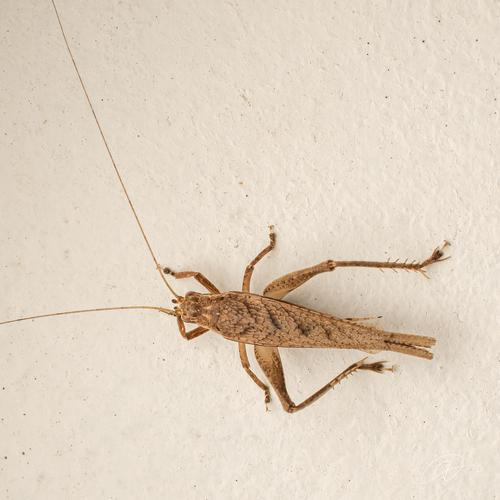
#> input picture cricket_dataset/cricket_1.jpg, 500 x 500 px
$ python 'cricket_training 2.py'
#> lines starting #> are read from the running program, lines starting #| are printed output that depends on the picture; pictures that were not available may be replaced by others from this repository, and a replacement may not be noted
import cv2
import numpy as np
import os
from sklearn.model_selection import train_test_split

def train_cricket_detector(dataset_path='cricket_dataset'):
    # Load and prepare training data
#> called with dataset_path = 'cricket_dataset'
    X = []  # images
    y = []  # labels

    # Load cricket images (positive samples)
    for img_name in os.listdir(dataset_path):
        if img_name.endswith('.jpg'):
            img_path = os.path.join(dataset_path, img_name)
            img = cv2.imread(img_path)
#> img is the input picture: shape (500, 500, 3); mean B, G, R 194.4, 211, 224.9
            if img is not None:
                # Resize to consistent size
                img = cv2.resize(img, (64, 64))
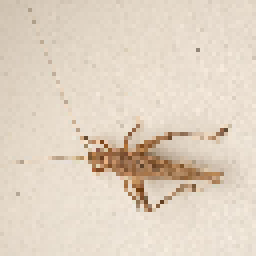
#> img: shape (64, 64, 3) (shown 4 times larger); mean B, G, R 194.4, 211, 224.9
                X.append(img)
                y.append(1)  # 1 for cricket
#> pass 2 of the loop in train_cricket_detector, `for img_name in os.listdir(dataset_path):`:
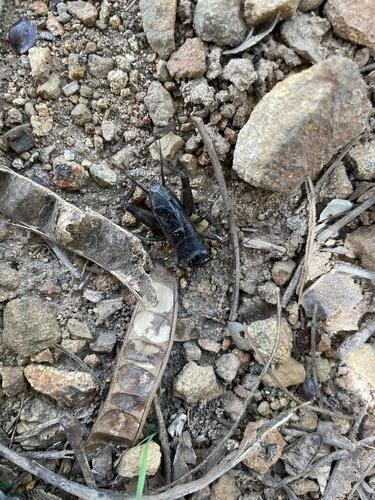
#> input picture cricket_dataset/cricket_10.jpg, 375 x 500 px
#> in train_cricket_detector, img is the input picture: shape (500, 375, 3); mean B, G, R 119.3, 125.7, 129.3
#> in train_cricket_detector, `img = cv2.resize(img, (64, 64))`:
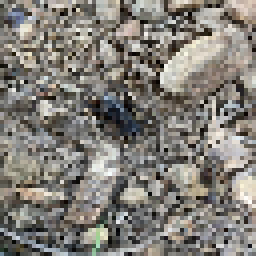
#> img: shape (64, 64, 3) (shown 4 times larger); mean B, G, R 119.5, 125.9, 129.5
#> pass 3 of the loop in train_cricket_detector, `for img_name in os.listdir(dataset_path):`:
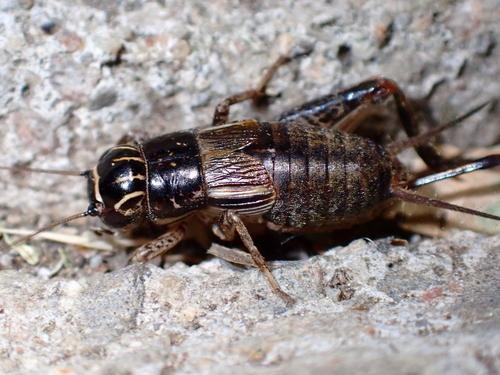
#> input picture cricket_dataset/cricket_11.jpg, 500 x 375 px
#> in train_cricket_detector, img is the input picture: shape (375, 500, 3); mean B, G, R 142, 143.8, 151.6
#> in train_cricket_detector, `img = cv2.resize(img, (64, 64))`:
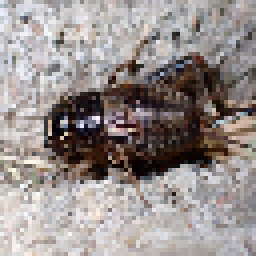
#> img: shape (64, 64, 3) (shown 4 times larger); mean B, G, R 141.7, 143.5, 151.3
#> the loop made 4 passes; the first 3 are shown

    # Convert to numpy arrays
    X = np.array(X)
    y = np.array(y)

    # Split into training and testing sets
    X_train, X_test, y_train, y_test = train_test_split(X, y, test_size=0.2)

    # Train a simple classifier (HOG + SVM)
    hog = cv2.HOGDescriptor()
    return hog

def process_video(video_path, detector):
#> called with video_path = 'cricket_1.MP4'
    cap = cv2.VideoCapture(video_path)

    while True:
        ret, frame = cap.read()
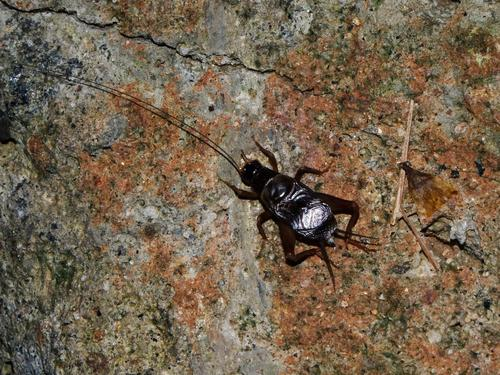
#> input picture cricket_dataset/cricket_13.jpg, 500 x 375 px, given in place of cricket_1.MP4, which was not available
#> frame is the input picture: shape (375, 500, 3); mean B, G, R 78.5, 99.4, 115.9
        if not ret:
            break

        # Resize frame for faster processing
        scaled_frame = cv2.resize(frame, (640, 480))

        # Apply detector
        # (Here you would implement your detection logic)
        # For now, let's just show the frame with some basic processing
        gray = cv2.cvtColor(scaled_frame, cv2.COLOR_BGR2GRAY)
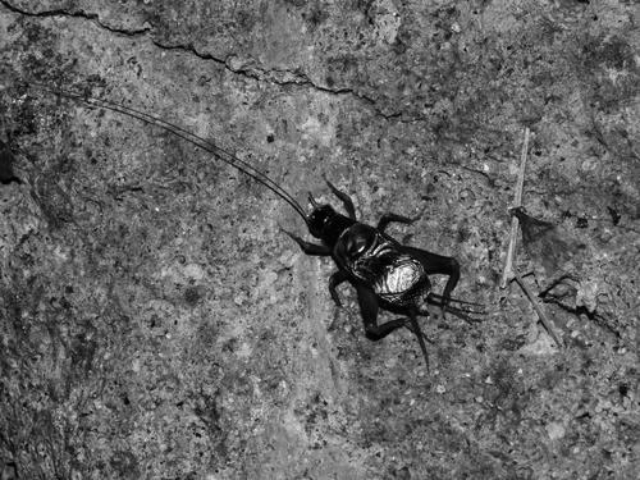
#> gray: shape (480, 640); min 0, max 252, mean 101.8
        edges = cv2.Canny(gray, 100, 200)
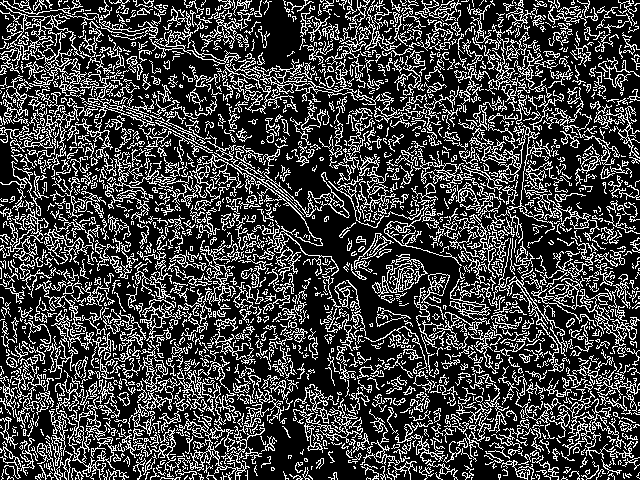
#> edges: shape (480, 640); 25.6% white in thin lines or dots

        # Show both original and processed frames
        cv2.imshow('Original', scaled_frame)
        cv2.imshow('Processing', edges)

        # Press 'q' to quit
        if cv2.waitKey(1) & 0xFF == ord('q'):
#> (key q is pressed here)
            break

    cap.release()
    cv2.destroyAllWindows()

# Train the detector
detector = train_cricket_detector()

# Process each video
videos = ['cricket_1.MP4', 'cricket_2.MP4']
for video in videos:
    print(f"Processing {video}...")
    process_video(video, detector)
#> pass 2 of the loop `for video in videos:`:
#> (key Esc is pressed here)
